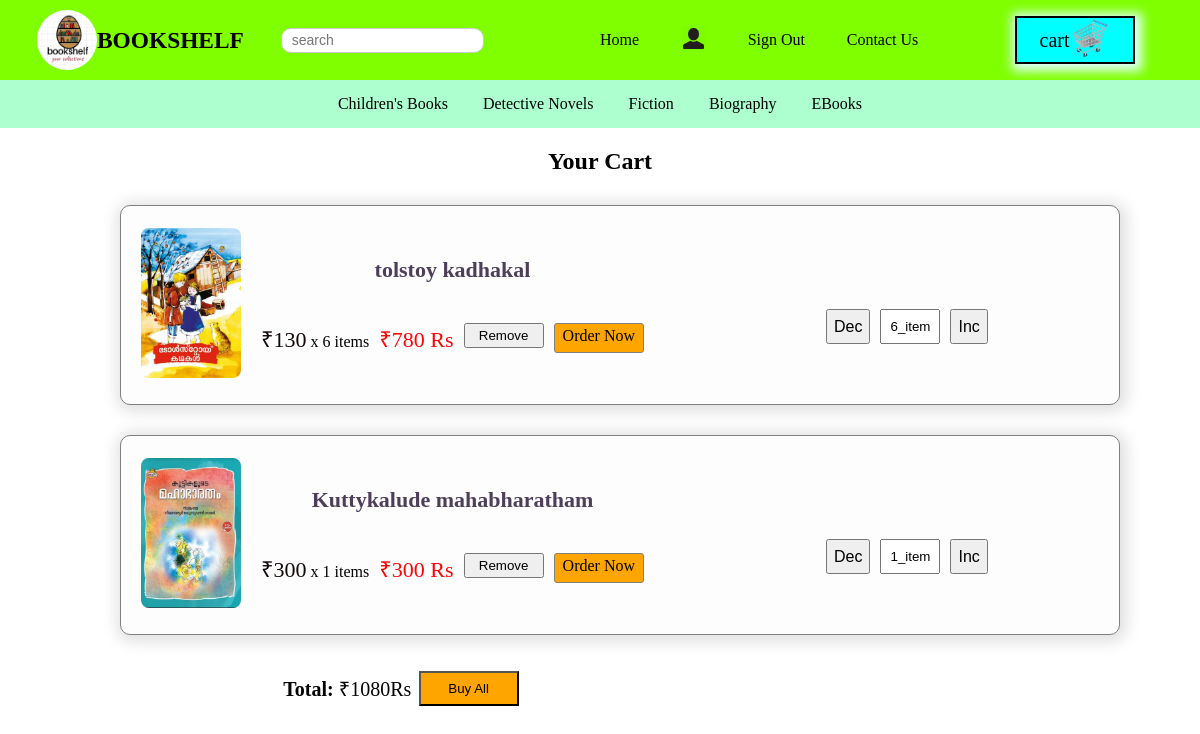
The app's page /cart (signed in) with its own data.
### APP/models.py (models this page shows, shortened)
class Cartitem(models.Model):
    user=models.ForeignKey(User,on_delete=models.CASCADE)
    item=models.ForeignKey(Add,on_delete=models.CASCADE)
    quantity=models.IntegerField(default=1)
    def Total_price(self):
        return self.item.price * self.quantity

class Add(models.Model):
    doc=models.FileField()
    lname=models.ForeignKey(Language,on_delete=models.CASCADE)
    cname=models.ForeignKey(Category,on_delete=models.CASCADE)
    name=models.TextField()
    price=models.IntegerField()
    oldprice=models.IntegerField()
    discount=models.IntegerField()

### APP/views.py (the view)
# urls.py: path('cart',views.viewcart,name='cart'),
def viewcart(request):
    if not request.user.is_authenticated:
        return redirect(login)
    try:
        cart_items = Cartitem.objects.filter(user=request.user)
        total_price = sum(item.Total_price() for item in cart_items)
    except Cartitem.DoesNotExist:
        return HttpResponse("Cart is empty")
    return render(request, 'viewcart.html', {'cart_items': cart_items, 'total_price': total_price})

### templates/viewcart.html (shortened to what this page needs)
<!DOCTYPE html>
<html lang="en">
<head>
    {% load static %}
    <link rel="stylesheet" href="{% static 'css/viewcart.css' %}">
</head>
<body>
     <div class="main">
     <div class="nav">
            <div class="logo">
                <img src="{% static 'images/logo.png'%}" height="60px" width="60px" alt="" style="border-radius:70%;">
                <h3>BOOKSHELF</h3>
            </div>
            <div class="search">
                <input type="text" name="search" id="" placeholder="search">
        </div>
           <div class="list">
            <ul type="none">
                <li><a href="../index">Home</a></li>
                {% if user.is_authenticated %}
                <li><a href=""><img src="{% static 'images/profileicon.png' %}" ></a>
                <li><a href="../logout">Sign Out</a></li>
                <li><a href="">Contact Us</a></li>
                </ul>
                {% else %}
                <li><a href="../">Sign In</a></li>
                <li><a href="../register">Sign Up</a></li>
                <li><a href="">Contact Us</a></li>
                </ul>
                {% endif %}
        </div>
 <div class="cart">
                 <p>cart</p>
            <a href="../cart"><img src="{% static 'images/carticon.png' %}"></a>
            </div>
        </div>
        <div class="nav2">
            <div class="list2">
                    <a href="../mlmchild " >Children's Books</a>
                    <a href="../mlmdetective">Detective Novels </a>
                    <a href="../mlmfiction">Fiction</a>
                    <a href="../mlmbiography">Biography</a>
                    <a href="../mlmebook">EBooks</a>
        </div>
        </div>
{% if cart_items %}
<h2>Your Cart</h2>
    <ul type="none" style="">
        {% for item in cart_items %}
        <div class="product">
            <div class="image">
      {% if item.item.doc %}
  <li><img src="{{ item.item.doc.url }}" width="100" height="150" alt="{{ item.item.name }}" style="object-fit: cover; border-radius: 8px;"></li>
{% else %}
  <img src="{% static 'path/to/default-image.jpg' %}" width="100" height="100" alt="Default Image" style="object-fit: cover; border-radius: 8px;">
{% endif %}
</div>
<div class="detail">
            <li class="name"> {{ item.item.name|truncatechars:40 }}</li>
            <div class="inline">
                <li class="quantity"> <span>₹{{ item.item.price }}</span> x {{ item.quantity }} items</li>
                <li class="payable"> ₹{{item.Total_price}} Rs</li>
                <form method="post" action="{% url 'remove_from_cart' item.item.id %}">
                    <button type="submit" class="btn">Remove</button>
                </form>
                <a href="{% url 'book_order' item.item.id %}?quantity={{ item.quantity }}"style="border:1px solid gray;padding-left:8px;;padding-right:8px;padding-top:3px;color:black;text-decoration:none;background-color:orange;border-radius:3px;">Order Now</a>
        </div>
        </div>
            <form method="post" action="{% url 'update_cart_quantity' item.id %}">
        <div class="count">
        <button type="submit" name="action" value="decrement" class="decrement">Dec</button>
        <input type="text" value="{{ item.quantity }}_item" readonly class="quantity_box" />
        <button type="submit" name="action" value="increment" class="increment">Inc</button>
        </div>
    </form>
         </div>
        {% endfor %}
    </ul>
    <div class="buyall">
    <p class="total"><strong>Total:</strong> ₹{{ total_price }}Rs</p>
    <form method="GET" action="{% url 'order_all' %}">
    <button type="submit" style="padding:8px;margin-top:-4%;width:100px;background-color:orange;">Buy All</button>
</form>
</div>
{% else %}
<div class="empty">
<img src="https://encrypted-tbn0.gstatic.com/images?q=tbn:ANd9GcTfh9odvam9gncuRE3NXLiyaR1LTroFm4RRAQ&s" height="300px" width="400px" alt="empty cart" >
    <p>Your cart is empty.</p>
    <span><a href="../index">Continue Shopping</a></span>
    </div>
{% endif %}
</body>
</html>

### static/css/viewcart.css (style rules this page uses)
* { margin:0px; box-sizing: border-box; }
.main { min-height: 96vh; width:100%; overflow-x: hidden; }
.nav { height:80px; width:100%; display:flex; background-color:chartreuse; justify-content:space-evenly; align-items:center; }
.logo { height:50px; width:150px;; display: flex; justify-content: center; align-items: center; font-size: 20px; font-weight: bold; font-family:Cambria, Cochin, Georgia, Times, 'Times New Roman', serif; position: static; right: 0; }
.list ul { height:80px; width:400px; display:flex; justify-content: space-around; align-items:center; position:relative; right:40px; transform:translate(30px); }
.list a { text-decoration:none; color:black; }
.list img { height:25px; width:25px; }
.search { display: flex; align-items: center; gap: 10px; flex-wrap: wrap; justify-content: center; margin-top: 15px; align-items: center; }
.search input { height: 25px; width: 100%; max-width: 300px; padding: 10px; border-radius: 10px; font-size: 14px; border: 1px solid #ccc; margin-bottom:15px; }
.cart { width:10%; display:flex; justify-content:center; align-items: center; position: static; right: 0; background-color:aqua; border:2px solid black; box-shadow:2px 2px 10px 5px lightcyan; }
.cart img { height:40px; width:40px; }
.cart p { display:flex; justify-content: center; align-items: center; font-size:20px; }
.nav2 { display: flex; justify-content: center; align-items: center; padding: 10px; background-color: rgb(174, 255, 208); width: 100%; overflow-x: hidden; box-sizing: border-box; }
.list2 { display: flex; flex-wrap: wrap; justify-content: center; align-items: center; gap: 15px; width: 100%; max-width: 100%; }
.nav2 a { text-decoration: none; color: black; padding: 5px 10px; border-radius: 5px; white-space: nowrap; transition: all 0.2s ease; }
h2 { text-align:center; margin-top:20px; }
.product { width: 90%; max-width: 1000px; margin: 30px auto; padding: 20px; border: 1px solid grey; border-radius: 10px; display: flex; flex-wrap: wrap; align-items: center; gap: 20px; background-color: #fdfdfd; box-shadow: 0 0 10px rgba(0,0,0,0.05); height:200px; box-shadow: 2px 2px 15px 5px rgba(0,0,0,0.12); }
.name { flex: 1 1 100%; font-weight: 800; font-size: 22px; color: rgba(44, 27, 59, 0.842); font-family: 'Times New Roman', Times, serif; text-align: center; margin-bottom:40px; }
.product img { width: 100px; height: 150px; object-fit: cover; border-radius: 8px; }
.inline { flex: 1 1 100%; display: flex; justify-content: space-around; flex-wrap: wrap; gap: 10px; text-align: center; }
.payable { font-size:22px; font-weight:200; color:rgba(255, 0, 0, 0.986); font-family:'Times New Roman', Times, serif; }
.quantity span { font-size:22px; color:rgba(14, 5, 5, 0.986); }
.btn { height:25px; width:80px; }
.buyall { position:bottom; margin-top:40px; margin-left:23%; font-size:20px; display:flex; justify-content: space-evenly; width:250px; }
.count { flex: 1 1 100%; display: flex; align-items: center; margin-top: 24%; gap: 10px; margin-left:90%; }
.quantity_box { width: 60px; height: 35px; text-align: center; }
.increment, .decrement { width: 50px; height: 35px; font-size: 16px; }

### records on screen
Cartitem: item.doc (picture), item.name "tolstoy kadhakal", item.price "130", quantity "6", Total_price "780", quantity "6_item"
Cartitem: item.doc (picture), item.name "Kuttykalude mahabharatham", item.price "300", quantity "1", Total_price "300", quantity "1_item"

### other values on screen
{{ total_price }} "1080"
